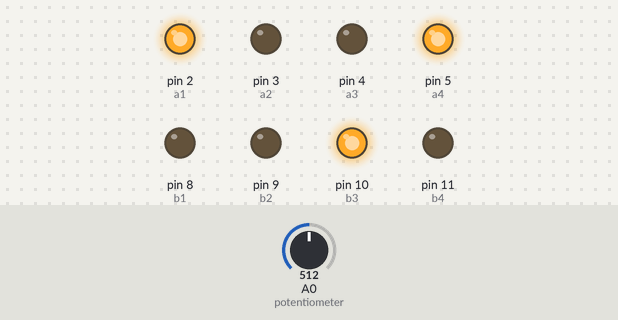
Recording of a sketch running on a simulated Arduino Uno, built with avr-gcc and run on an emulated ATmega328P. Shown: output pins drawn as LEDs (lit = HIGH). Inputs (shaded band) come from the test bench; at power-on: A0 (potentiometer) = 512.

Above: at 1.3 s.
1.4 s: A0 (potentiometer) set to 716
At 3.2 s:
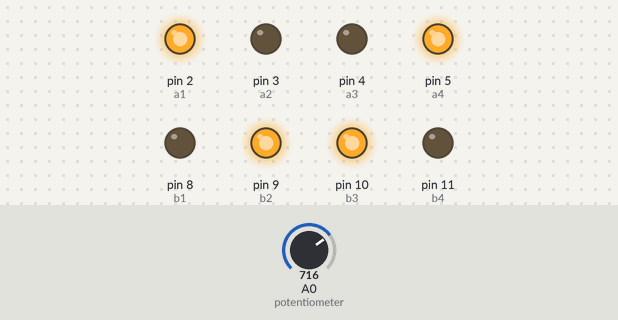
3.5 s: A0 (potentiometer) set to 900
At 4.7 s:
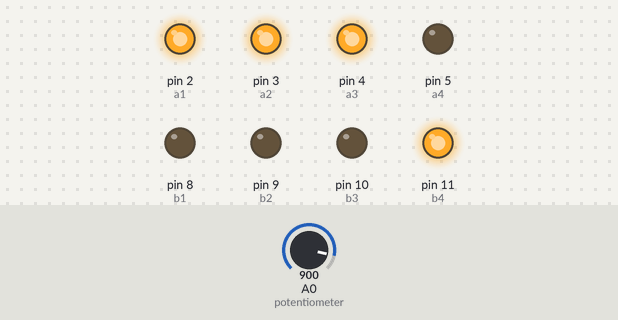
5.5 s: A0 (potentiometer) set to 1023
At 6.3 s:
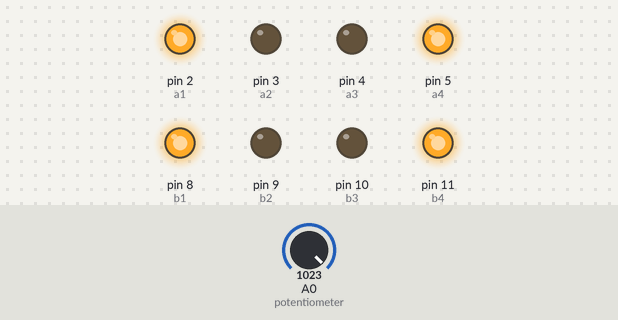
7.5 s: A0 (potentiometer) set to 306
At 9.0 s:
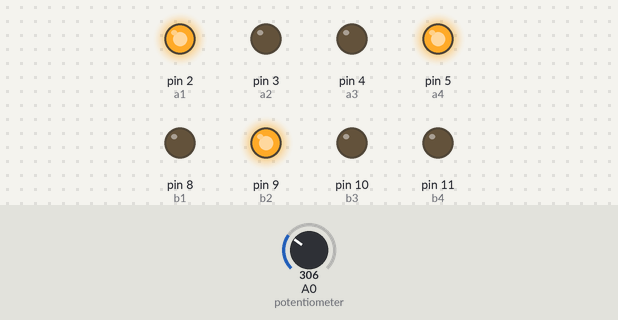
9.5 s: A0 (potentiometer) set to 122
At 10.6 s:
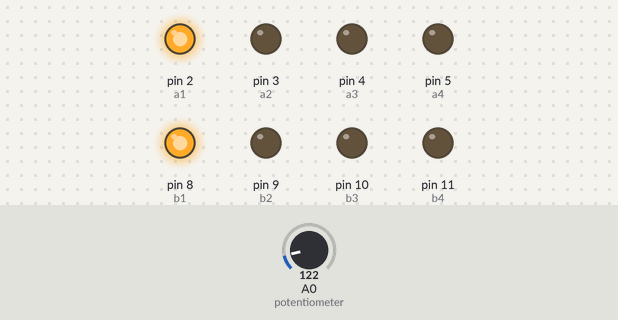
11.5 s: A0 (potentiometer) set to 0
At 13.3 s:
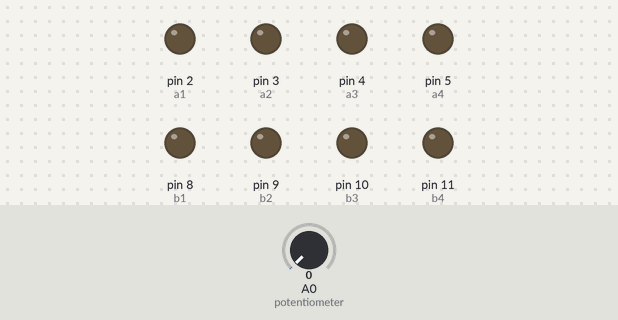
Timing chart, 0 to 14.5 s (numbered marks = the images above; inputs shaded):
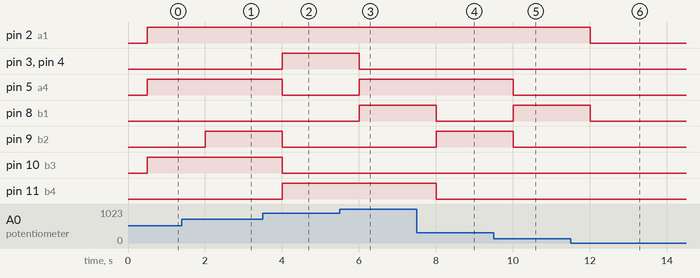

The sketch:

Arduino_Code.ino
```cpp
const int analog = A0; //This signal is from the arduino uno to the potentiometer, so that we can control the value on the circuit by rotating the knob
int digit_1; // This is to diplay the one's place of the number
int digit_2; // This is to display the ten's place of the number
int pot_val; // This is the value of the potentiometer,we convert the value of potentiometer which is actually from 0-1023 to 0-99 in the loop function
//BCD - 1

int a1 = 2;
int a2 = 3;
int a3 = 4;
int a4 = 5;

//BCD - 2

int b1 = 8;
int b2 = 9;
int b3 = 10;
int b4 = 11;

void setup() {

pinMode(2,OUTPUT);
pinMode(3,OUTPUT);
pinMode(4,OUTPUT);
pinMode(5,OUTPUT);
pinMode(8,OUTPUT);
pinMode(9,OUTPUT);
pinMode(10,OUTPUT);
pinMode(11,OUTPUT);

Serial.begin(9600);
}

void disp1(int num) {
if(num == 0){
  digitalWrite(a1,LOW);
  digitalWrite(a2,LOW);
  digitalWrite(a3,LOW);
  digitalWrite(a4,LOW);
}

 if(num == 1){
  digitalWrite(a1,HIGH);
  digitalWrite(a2,LOW);
  digitalWrite(a3,LOW);
  digitalWrite(a4,LOW);
 }

 if(num == 2){
   digitalWrite(a1,LOW);
  digitalWrite(a2,HIGH);
  digitalWrite(a3,LOW);
  digitalWrite(a4,LOW);
 }

if(num == 3){
   digitalWrite(a1,HIGH);
  digitalWrite(a2,HIGH);
  digitalWrite(a3,LOW);
  digitalWrite(a4,LOW);
}

if(num ==4){
   digitalWrite(a1,LOW);
  digitalWrite(a2,LOW);
  digitalWrite(a3,HIGH);
  digitalWrite(a4,LOW);
}

if(num == 5){
  digitalWrite(a1,HIGH);
  digitalWrite(a2,LOW);
  digitalWrite(a3,HIGH);
  digitalWrite(a4,LOW);
}

if(num == 6){
   digitalWrite(a1,LOW);
  digitalWrite(a2,HIGH);
  digitalWrite(a3,HIGH);
  digitalWrite(a4,LOW);
}

if(num == 7){
   digitalWrite(a1,HIGH);
  digitalWrite(a2,HIGH);
  digitalWrite(a3,HIGH);
  digitalWrite(a4,LOW);
}

if(num == 8){
   digitalWrite(a1,LOW);
  digitalWrite(a2,LOW);
  digitalWrite(a3,LOW);
  digitalWrite(a4,HIGH);
}

 if(num == 9){
   digitalWrite(a1,HIGH);
  digitalWrite(a2,LOW);
  digitalWrite(a3,LOW);
  digitalWrite(a4,HIGH);
 }

}

void disp2(int num) {
if(num == 0){
  digitalWrite(b1,LOW);
  digitalWrite(b2,LOW);
  digitalWrite(b3,LOW);
  digitalWrite(b4,LOW);
}

 if(num == 1){
  digitalWrite(b1,HIGH);
  digitalWrite(b2,LOW);
  digitalWrite(b3,LOW);
  digitalWrite(b4,LOW);
 }

 if(num == 2){
   digitalWrite(b1,LOW);
  digitalWrite(b2,HIGH);
  digitalWrite(b3,LOW);
  digitalWrite(b4,LOW);
 }

if(num == 3){
   digitalWrite(b1,HIGH);
  digitalWrite(b2,HIGH);
  digitalWrite(b3,LOW);
  digitalWrite(b4,LOW);
}

if(num ==4){
   digitalWrite(b1,LOW);
  digitalWrite(b2,LOW);
  digitalWrite(b3,HIGH);
  digitalWrite(b4,LOW);
}

if(num == 5){
  digitalWrite(b1,HIGH);
  digitalWrite(b2,LOW);
  digitalWrite(b3,HIGH);
  digitalWrite(b4,LOW);
}

if(num == 6){
   digitalWrite(b1,LOW);
  digitalWrite(b2,HIGH);
  digitalWrite(b3,HIGH);
  digitalWrite(b4,LOW);
}

if(num == 7){
   digitalWrite(b1,HIGH);
  digitalWrite(b2,HIGH);
  digitalWrite(b3,HIGH);
  digitalWrite(b4,LOW);
}

if(num == 8){
   digitalWrite(b1,LOW);
  digitalWrite(b2,LOW);
  digitalWrite(b3,LOW);
  digitalWrite(b4,HIGH);
}

 if(num == 9){
   digitalWrite(b1,HIGH);
  digitalWrite(b2,LOW);
  digitalWrite(b3,LOW);
  digitalWrite(b4,HIGH);
 }

}

void loop(){
  pot_val = map(analogRead(A0),0,1023,0,99); // Here we are converting the potentiometer value to a number between 0-99
  if(pot_val < 100)
  {
    delay(500); // This is the delay of the for about 0.5 seconds , so that the value change can occur
    pot_control(pot_val);
  }}
  void pot_control(int n){ //This function actually takes in the pot_val from function above and displays it in disp1(digit_1) which as mentioned before is one's place of a number and disp2(digit_2) which is ten's place of a number
  digit_1 = n%10; //this will store one's place
  digit_2 = n/10; //this will store ten's place

  disp1(digit_1);
  disp2(digit_2);

}
```

Measured:
- after the input at 1.4 s, pin 9 (b2): LOW → HIGH after 0.60 s
- after the input at 3.5 s, pin 3 (a2), pin 4 (a3), pin 11 (b4): LOW → HIGH after 0.50 s; pin 5 (a4), pin 9 (b2), pin 10 (b3): HIGH → LOW after 0.50 s
- after the input at 5.5 s, pin 3 (a2), pin 4 (a3): HIGH → LOW after 0.50 s; pin 5 (a4), pin 8 (b1): LOW → HIGH after 0.50 s
- after the input at 7.5 s, pin 8 (b1), pin 11 (b4): HIGH → LOW after 0.50 s; pin 9 (b2): LOW → HIGH after 0.50 s
- after the input at 9.5 s, pin 5 (a4), pin 9 (b2): HIGH → LOW after 0.50 s; pin 8 (b1): LOW → HIGH after 0.50 s
- after the input at 11.5 s, pin 2 (a1), pin 8 (b1): HIGH → LOW after 0.51 s
